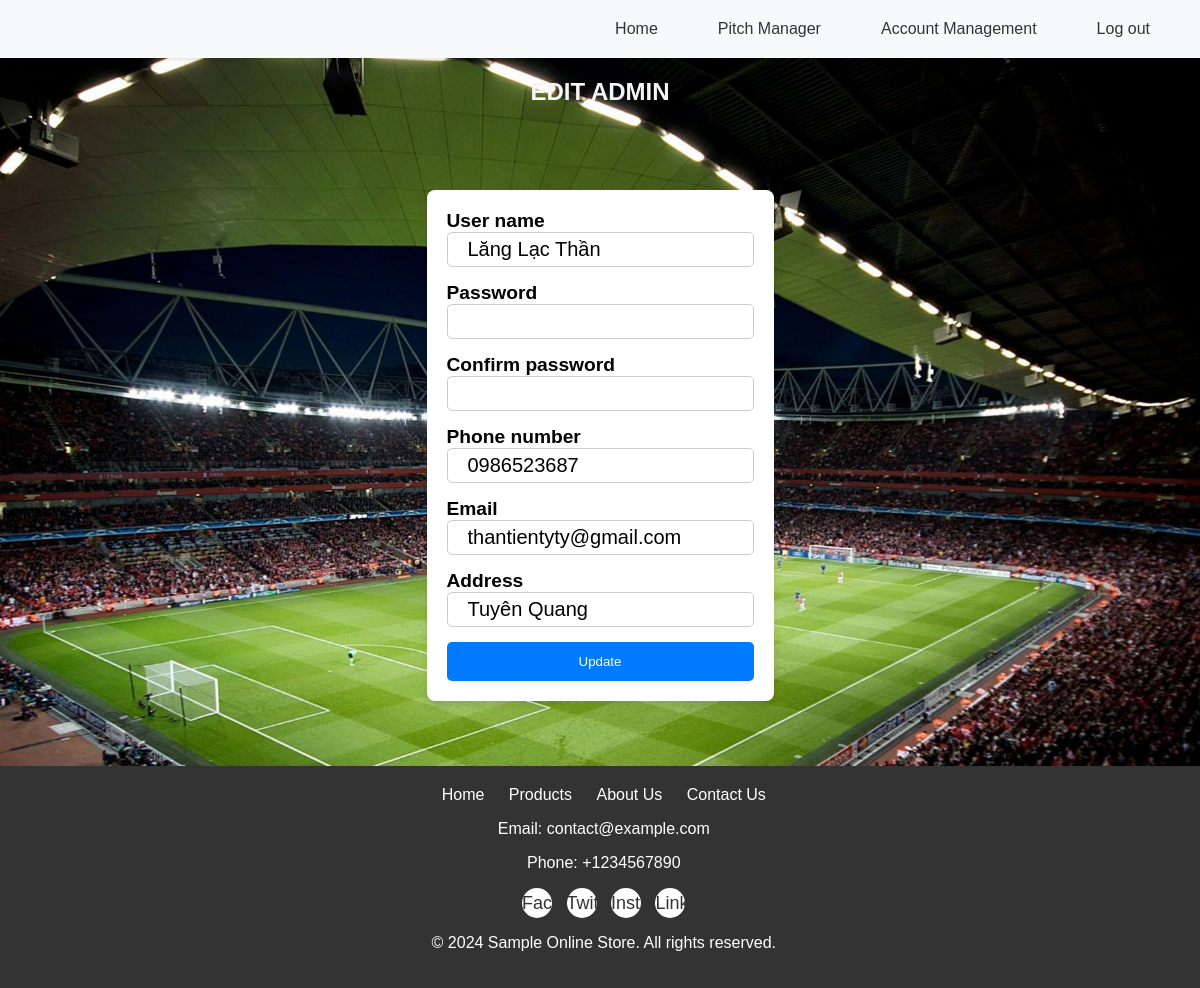
/GUI/editAdmin.php?action=edit&id=5 (signed in), run on the app's committed database.
### tables this page shows
CREATE TABLE `users` (
  `id` bigint(20) UNSIGNED NOT NULL,
  `name` varchar(255) NOT NULL,
  `phone` varchar(10) DEFAULT NULL,
  `email` varchar(50) NOT NULL,
  `password` varchar(264) DEFAULT NULL,
  `address` varchar(255) DEFAULT NULL,
  `type` bigint(20) NOT NULL DEFAULT 2,
  `remember_token` varchar(100) DEFAULT NULL,
  `created_at` timestamp NOT NULL DEFAULT current_timestamp(),
  `updated_at` timestamp NULL DEFAULT NULL ON UPDATE current_timestamp()
);

### DAL/connect_database.php (called while the page is built)
<?php
function getConnection() {
    $host = "localhost";
    $db_name = "quan_ly_san_bong";
    $username = "root";
    $password = "";
    try {
        $conn = new mysqli($host, $username, $password, $db_name);
        return $conn;
    } catch(PDOException $exception) {
        echo "Connection error: " . $exception->getMessage();
        return null;
    }
}

### BLL/UserService.php (called while the page is built, shortened)
<?php
require_once __DIR__ . '/../DAL/UserRepository.php';
class UserService {
    private $userRepository;
    public function __construct() {
        $this->userRepository = new UserRepository();
    }
     public function getUserById($id) {
        return $this->userRepository->findUserById($id);
    }
}

### DAL/UserRepository.php (called while the page is built, shortened)
<?php
require_once __DIR__ . '/connect_database.php';
class UserRepository {
    private $conn;
    public function __construct() {
        $this->conn = getConnection();
    }
    public function findUserById($id) {
        $sql = "SELECT * FROM users WHERE id=?";
        $stmt = $this->conn->prepare($sql);
        $stmt->bind_param("i", $id);
        $stmt->execute();
        $result = $stmt->get_result();
        $user = $result->fetch_assoc();
        return $user;
    }
}

### GUI/editAdmin.php (the view, shortened to what this page needs)
<?php
include 'header_admin.php';
require_once __DIR__ . '/../BLL/UserService.php';
$userService = new UserService();
$user = $userService->getUserById($_GET['id']);
?>
<!DOCTYPE html>
<html lang="en">
<head>
    <link rel="stylesheet" href="css/userEdit.css?v=<?php echo time(); ?>">
</head>
<body>
    <h2>EDIT ADMIN</h2>
    <div class="container">
        <div class="col-md-6">
            <form action="" method="post">
                <div class="form-group">
                    <label for="tenKhachHang">User name</label><br>
                    <input type="text" class="form-control" id="tenKhachHang" name="tenKhachHang"
                        value="<?php echo $user['name']; ?>">
                </div>
                <div class="form-group">
                    <div class="">
                        <label for="matKhau">Password</label><br>
                        <input type="password" class="form-control" id="matKhau" name="matKhau" value="">
                    </div>
                </div>
                <div class="form-group">
                    <div class="">
                        <label for="xacNhan">Confirm password</label><br>
                        <input type="password" class="form-control" id="xacNhan" name="xacNhan" value="">
                    </div>
                </div>
                <div class="form-group">
                    <label for="soDienThoai">Phone number</label><br>
                    <input type="text" class="form-control" id="soDienThoai" name="soDienThoai"
                        value="<?php echo $user['phone']; ?>">
                </div>
                <div class="form-group">
                    <label for="email">Email</label><br>
                    <input type="email" class="form-control" id="email" name="email"
                        value="<?php echo $user['email']; ?>">
                </div>
                <div class="form-group">
                    <label for="diaChi">Address</label><br>
                    <input type="text" class="form-control" id="diaChi" name="diaChi"
                        value="<?php echo $user['address']; ?>">
                </div>
                <button type="submit" class="btn">Update</button>
            </form>
        </div>
    </div>
</body>
</html>
<?php
    include 'footer.php';
?>

### GUI/css/userEdit.css (style rules this page uses)
body { margin: 0px; padding: 0px; font-family: Arial, sans-serif; background-image: url("../img/pitch3.jpg"); background-size: cover; background-position: center; background-repeat: no-repeat; }
.container { display: flex; justify-content: center; align-items: center; height: 80vh; }
.col-md-6 { max-width: 600px; margin: 0 auto; padding: 20px; background-color: #fff; box-shadow: 0 4px 8px rgba(0, 0, 0, 0.1); border-radius: 8px; }
h2 { text-align: center; color: whitesmoke; }
.form-group { margin-bottom: 15px; }
.form-control { padding: 5px 20px; border: 1px solid #ccc; border-radius: 5px; font-size: 20px; }
.btn { background-color: #007bff; color: white; padding: 12px 20px; border: none; border-radius: 5px; cursor: pointer; width: 100%; }
.col-md-6 label { font-weight: bold; font-size: larger; }

### GUI/css/footer.css (style rules this page uses)
body { margin: 0; padding: 0; font-family: Arial, sans-serif; display: flex; flex-direction: column; min-height: 100vh; }

### data on the page
users: tenKhachHang "Lăng Lạc Thần", soDienThoai "0986523687", email "thantientyty@gmail.com", diaChi "Tuyên Quang"
